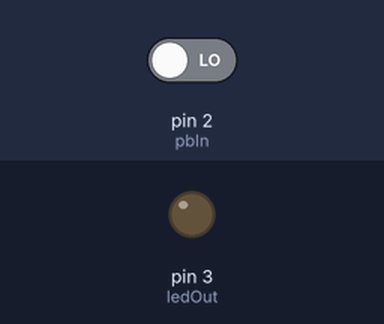
The sketch below on a simulated Arduino Uno, built with avr-gcc and run on an emulated ATmega328P. On the bench: output pins drawn as LEDs (lit = HIGH). Inputs (shaded band) come from the test bench; at power-on: pin 2 (pbIn) LOW.

Above: at 1.2 s.
1.3 s: pin 2 (pbIn) driven HIGH
At 2.5 s:
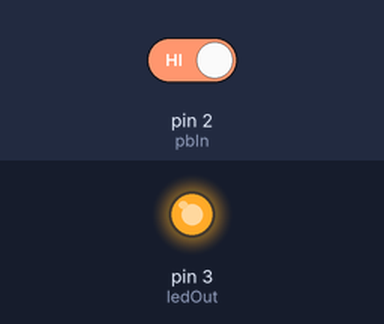
2.8 s: pin 2 (pbIn) driven LOW
At 3.6 s:
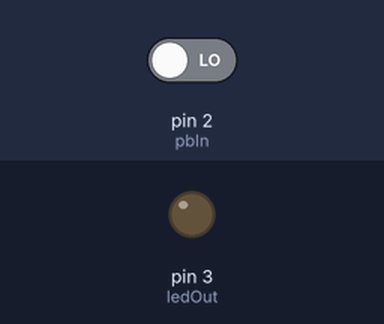
Timing chart, 0 to 5.8 s (numbered marks = the images above; inputs shaded):
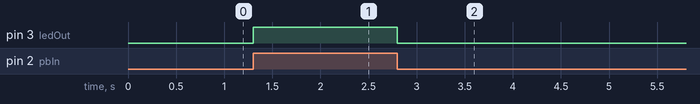

Measured:
- after the input at 1.3 s, pin 3 (ledOut): LOW → HIGH at once
- after the input at 2.8 s, pin 3 (ledOut): HIGH → LOW at once

The sketch:

digitalRead.ino
```cpp
int pbIn = 2;     // Probing pin
int ledOut = 3;   // Output LED pin
int state = 0;    // The input state

void setup()
{
  // Setting up the role of each pin
  pinMode(pbIn, INPUT);
  pinMode(ledOut, OUTPUT);
}

void loop()
{
  // Probing the interruptor
  state = digitalRead(pbIn);
  // Sednging the inverse signal
  digitalWrite(ledOut, state);

  // Delay
  delay(50);
}
```
